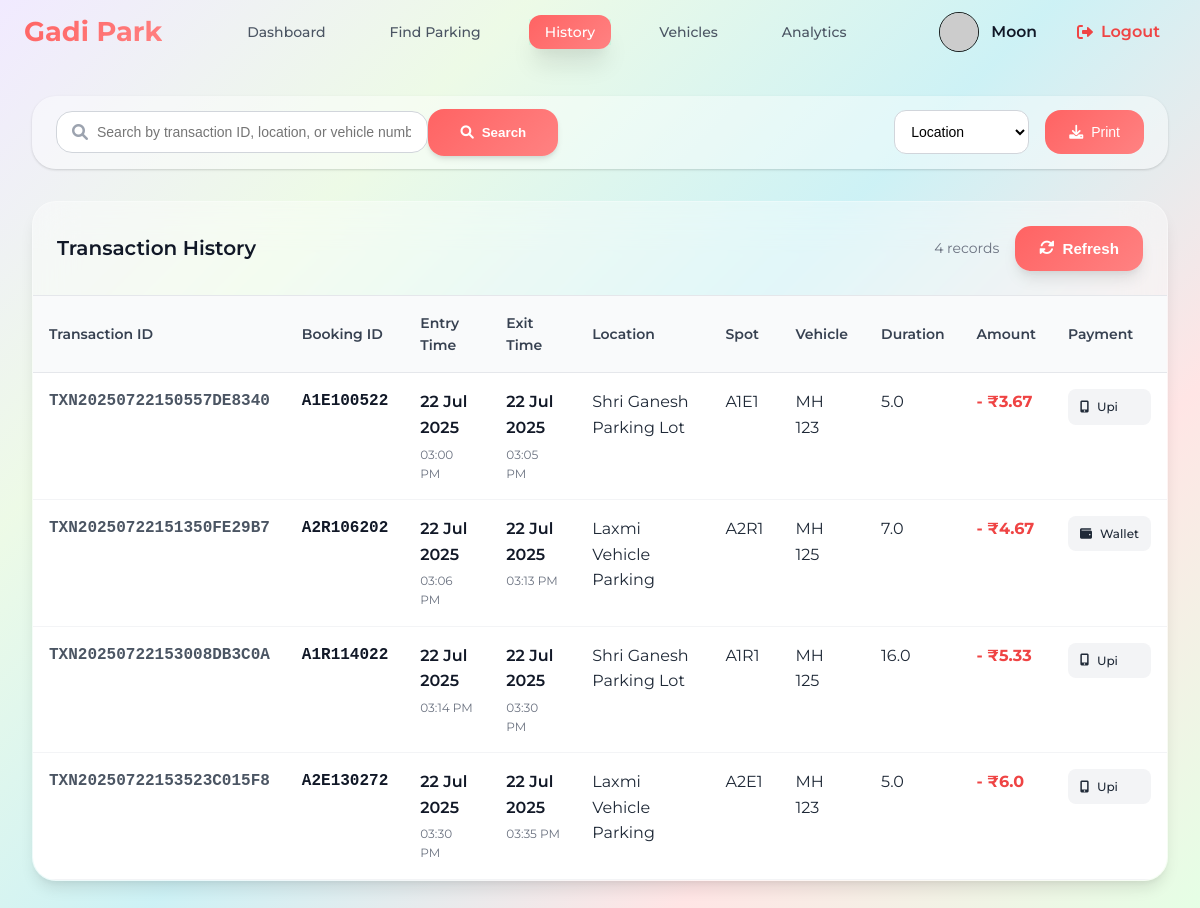
The app's page /history (signed in) with its own data.
### models/user.py (models this page shows, shortened)
class User(db.Model):
    __tablename__ = 'users'
    id=db.Column(db.Integer,primary_key=True)
    username=db.Column(db.String(80),unique=True,nullable=False)
    password_hash=db.Column(db.String(128),nullable=False)
    full_name=db.Column(db.String(80),nullable=True)
    is_admin=db.Column(db.Boolean,default=False)
    wallet_balance=db.Column(db.Float,default=0.00)
    total_parkings=db.Column(db.Integer,default=0)
    total_spendings=db.Column(db.Float,default=0)
    registration_date=db.Column(db.DateTime,default=db.func.current_timestamp())

### models/history.py (models this page shows)
class History(db.Model):
    __tablename__='history'
    id = db.Column(db.Integer, primary_key=True)
    user_id = db.Column(db.Integer, db.ForeignKey('users.id'), nullable=False)
    vehicle_id = db.Column(db.Integer, db.ForeignKey('vehicles.id'), nullable=False)
    lot_id = db.Column(db.Integer, db.ForeignKey('parking_lots.id'), nullable=False)
    spot_id = db.Column(db.Integer, db.ForeignKey('parking_spots.id'), nullable=False)
    entry_time = db.Column(db.DateTime, nullable=False, default=datetime.utcnow)
    exit_time = db.Column(db.DateTime, nullable=True)
    booking_id = db.Column(db.String(100), nullable=False)
    transaction_id = db.Column(db.String(100), nullable=False)
    total_amount_paid = db.Column(db.Float, nullable=False)
    duration = db.Column(db.Float, nullable=True)
    payment_method = db.Column(db.String(50), nullable=True)
    is_ev_spot = db.Column(db.Boolean, nullable=False, default=False)

### models/parking_lot.py (models this page shows, shortened)
class ParkingLot(db.Model):
    __tablename__ = 'parking_lots'
    id = db.Column(db.Integer, primary_key=True)
    name= db.Column(db.String(80), unique=True, nullable=False)
    address = db.Column(db.String(200), nullable=False)
    pincode = db.Column(db.String(10), nullable=False)
    hourly_rate = db.Column(db.Float, nullable=False)
    total_spots = db.Column(db.Integer, nullable=False)
    occupied_regular_spots = db.Column(db.Integer, default=0)
    occupied_ev_spots = db.Column(db.Integer, default=0)
    ev_spots = db.Column(db.Integer, default=0)
    ev_charging_rate = db.Column(db.Float, nullable=True)
    opening_time = db.Column(db.String(10), nullable=True)
    closing_time = db.Column(db.String(10), nullable=True)
    is_24_hours = db.Column(db.Boolean, default=False)
    description = db.Column(db.String(200), nullable=True)

### models/parking_spot.py (models this page shows, shortened)
class ParkingSpot(db.Model):
    __tablename__ = 'parking_spots'
    id=db.Column(db.Integer, primary_key=True)
    lot_id=db.Column(db.Integer, db.ForeignKey('parking_lots.id'), nullable=False)
    spot_number=db.Column(db.String(50), nullable=False)
    is_ev_spot=db.Column(db.Boolean, default=False)
    status=db.Column(db.String(50), default='available')

### models/vehicle.py (models this page shows, shortened)
class Vehicle(db.Model):
    __tablename__ = 'vehicles'
    id = db.Column(db.Integer, primary_key=True)
    user_id = db.Column(db.Integer, db.ForeignKey('users.id'), nullable=False)
    type = db.Column(db.String(50), nullable=False)
    model = db.Column(db.String(50),nullable=False)
    registration_number = db.Column(db.String(20),nullable=False,unique=True)
    is_ev= db.Column(db.Boolean,default=False)

### routes/user_activity.py (the view, shortened to what this page needs)
@user_activity_bp.route('/history')
@login_required
@user_required
def history():
    user=User.query.get(session.get('user_id'))
    history=History.query.filter_by(user_id=user.id).all()
    search=request.args.get('search','').strip()
    search_filter=request.args.get('search_filters')
    if search_filter=='transaction_id':
        history=History.query.filter(History.transaction_id.ilike(f'%{search}%')).all()
    if search_filter=='booking_id':
        history=History.query.filter(History.booking_id.ilike(f'%{search}%')).all()
    vehicles=Vehicle.query.all()
    spots=ParkingSpot.query.all()
    lots=ParkingLot.query.all()
    return render_template('history.html',history=history,vehicles=vehicles,spots=spots,lots=lots,user=user)

### Templates/history.html (shortened to what this page needs)
{% extends "base.html" %}
{% block style %}
<link rel="stylesheet" href="{{url_for('static',filename='css/history.css')}}">
<link rel="stylesheet" href="{{url_for('static',filename='css/base.css')}}">
<link rel="stylesheet" href="https://cdnjs.cloudflare.com/ajax/libs/font-awesome/6.0.0/css/all.min.css">
{% endblock %}
{% block content %}
{% include "user_navbar.html" %}
<div class="history-container">
    <div class="search-section">
        <form action="{{url_for('user_activity.history')}}" method="get">
            <div class="search-container">
                <div class="search-box">
                    <i class="fas fa-search"></i>
                    <input type="text" id="history-search" placeholder="Search by transaction ID, location, or vehicle number..." name="search" required>
                </div>
                    <button type="submit" class="search-btn">
                            <i class="fas fa-search"></i>
                                Search
                    </button>
                <div class="filter-controls">
                    <select id="date-filter" name="search_filters">
                        <option value="location">Location</option>
                    </select>
                    <button class="export-btn" onclick="window.print()">
                        <i class="fas fa-download"></i>
                        Print
                    </button>
                </div>
            </div>
        </form>
    </div>
    <div class="history-content ">
        {% if not history %}
        <div class="empty-state ">
            <div class="empty-icon">
                <i class="fas fa-history"></i>
            </div>
            <h3>No Parking History</h3>
            <p>You haven't completed any parking sessions yet</p>
        </div>
        {% else %}
        <div class="table-container">
            <div class="table-header">
                <h3>Transaction History</h3>
                <div class="table-actions">
                    <span class="record-count">{{ history|length  }} records</span>
                    <a href="{{url_for('user_activity.history')}}">
                        <button class=" btn-style" id="refresh-btn">
                            <i class="fas fa-sync-alt"></i>
                            Refresh
                        </button>
                    </a>
                </div>
            </div>
            <table class="table">
                <thead>
                    <tr>
                        <th> Transaction ID</th>
                        <th> Booking ID</th>
                        <th> Entry Time</th>
                        <th> Exit Time</th>
                        <th> Location</th>
                        <th> Spot</th>
                        <th> Vehicle</th>
                        <th> Duration</th>
                        <th> Amount</th>
                        <th> Payment</th>
                    </tr>
                </thead>
                <tbody>
                    {% for h in history %}
                    <tr class="row">
                        <td class="transaction-id">{{ h.transaction_id }}</td>
                        <td class="booking-id">{{ h.booking_id  }}</td>
                        <td class="entry-time">
                            <div class="time-info">
                                <span class="date">{{ h.entry_time.strftime('%d %b %Y')  }}</span>
                                <span class="time">{{ h.entry_time.strftime('%I:%M %p')}}</span>
                            </div>
                        </td>
                        <td class="exit-time">
                            <div class="time-info">
                                <span class="date">{{ h.exit_time.strftime('%d %b %Y')  }}</span>
                                <span class="time">{{ h.exit_time.strftime('%I:%M %p')  }}</span>
                            </div>
                        </td>
                        <td>
                            {% for lot in lots %}
                                {% if lot.id == h.lot_id %}
                                    {{ lot.name }}
                                {% endif %}
                            {% endfor %}
                        </td>
                        <td>
                            {% for spot in spots %}
                                {% if spot.id == h.spot_id %}
                                    {{ spot.spot_number }}
                                {% endif %}
                            {% endfor %}
                        </td>
                        <td>
                            {% for vehicle in vehicles %}
                                {% if vehicle.id == h.vehicle_id %}
                                    {{ vehicle.registration_number }}
                                {% endif %}
                            {% endfor %}
                        </td>
                        <td >
                           {{ h.duration }}
                        </td>
                        <td class="amount">
                            <span class="amount-value">- ₹{{ h.total_amount_paid}}</span>
                        </td>
                        <td class="payment-method">
                            <span class="payment-badge">
                                {% if h.payment_method == 'card' %}
                                    <i class="fas fa-credit-card"></i>
                                {% elif h.payment_method == 'UPI' %}
                                    <i class="fas fa-mobile-alt"></i>
                                {% elif h.payment_method == 'wallet' %}
                                    <i class="fas fa-wallet"></i>
                                {% else %}
                                    <i class="fas fa-money-bill"></i>
                                {% endif %}
                                {{ h.payment_method.title()  }}
                            </span>
                        </td>
                    </tr>
                    {% endfor %}
                </tbody>
            </table>
        </div>
        {% endif %}
    </div>
</div>
{% endblock %}

### Templates/user_navbar.html
{%extends "base.html" %}
{%block style%}
<link rel="stylesheet" href="{{url_for('static',filename='css/user_navbar.css')}}">
{%endblock%}
{%block content %}
{% set current_path = request.path %}
<nav class="top-navbar">
        <div class="nav-container">
            <div class="logo">
                <h2>Gadi Park</h2>
            </div>
            <ul class="nav-links">
                <li class="{% if current_path == url_for('user.user_dashboard')%}active{%endif%}"><a href="{{ url_for('user.user_dashboard') }}">Dashboard</a></li>
                <li class="{% if current_path == url_for('user.find_parking')%}active{%endif%}"><a href="{{ url_for('user.find_parking') }}">Find Parking</a></li>
                <li class="{% if current_path == url_for('user_activity.history')%}active{%endif%}"><a href="{{url_for('user_activity.history')}}">History</a></li>
                <li class="{% if current_path == url_for('user.vehicle')%}active{%endif%}"><a href="{{url_for('user.vehicle')}}">Vehicles</a></li>
                <li class="{% if current_path == url_for('user.user_charts')%}active{%endif%}"><a href="{{url_for('user.user_charts')}}">Analytics</a></li>
            </ul>
            <div class="user-actions">
                <a href="{{url_for('profile.profile')}}">
                    <div class="user-profile">
                        <div class="profile-avatar">
                            <img src="https://api.dicebear.com/9.x/open-peeps/svg?seed={{ username }}&backgroundColor=transparent&radius=50"alt="Profile Avatar"class="profile-avatar"/>
                        </div>
                        <span class="user-name">{{ user.full_name }}</span>
                    </div>
                </a>
                <a href="{{url_for('auth.logout')}}" class="logout-btn">
                    <i class="fas fa-sign-out-alt"></i>
                    <span>Logout</span>
                </a>
            </div>
        </div>
    </nav>
{%endblock%}

### Static/css/history.css (style rules this page uses)
.history-container { max-width: 1400px; margin: 0 auto; padding: 2rem; }
.search-section { background: rgba(255, 255, 255, 0.4); border-radius: var(--radius-xl); padding: 0.8rem 1.5rem; margin-bottom: 2rem; box-shadow: var(--shadow); }
.export-btn { display: flex; align-items: center; gap: 0.5rem; padding: 0.875rem 1.5rem; background: var(--main-gradient); color: var(--white); border: none; border-radius: var(--radius-lg); cursor: pointer; font-weight: 500; transition: var(--transition); font-size: 0.875rem; }
.table-actions a { text-decoration: none; }
.record-count { color: var(--gray-500); font-size: 0.875rem; }
.transaction-id,.booking-id { font-family: 'Courier New', monospace; font-weight: 600; color: var(--gray-600); }
.time-info { display: flex; flex-direction: column; gap: 0.25rem; }
.time-info .date { font-weight: 600; color: var(--gray-900); }
.time-info .time { font-size: 0.75rem; color: var(--gray-500); }
.amount-value { font-weight: 700; color: var(--occupied-color); font-size: 1rem; }
.payment-badge { display: flex; align-items: center; gap: 0.5rem; background: var(--gray-100); padding: 0.5rem 0.75rem; border-radius: var(--radius); font-size: 0.75rem; font-weight: 500; }

### Static/css/user_navbar.css (style rules this page uses)
.top-navbar { top: 0; left: 0; right: 0; z-index: 1000; }
.nav-container { width: 1200px; margin: 0 auto; padding: 0 1.5rem; display: flex; align-items: center; justify-content: space-between; height: 64px; }
.logo h2 { background: var(--main-gradient); -webkit-text-fill-color: transparent; background-clip: text; font-size: 1.7rem; font-weight: 700; cursor: pointer; }
.nav-links { display: flex; list-style: none; gap: 2rem; align-items: center; }
.nav-links a { color: var(--gray-600); text-decoration: none; font-weight: 500; font-size: 0.875rem; padding: 0.5rem 1rem; border-radius: var(--radius-md); transition: var(--transition); }
.nav-links li:hover a,.nav-links li.active a { background: var(--main-gradient); color: white; font-size: 0.879rem; box-shadow: var(--shadow-xl); }
.user-actions { display: flex; align-items: center; gap: 1rem; }
.user-actions a { text-decoration: none; }
.user-profile { display: flex; align-items: center; gap: 0.75rem; cursor: pointer; padding: 0.5rem; border-radius: var(--radius-md); transition: var(--transition); }
.profile-avatar { width: 2.5rem; height: 2.5rem; border-radius: 50%; display: flex; align-items: center; justify-content: center; border: 1px solid rgba(0, 0, 0, 0.637); transition: var(--transition); }
.user-name { font-weight: 600; font-size: 0.975rem; color: var(--gray-900); }
.logout-btn { display: flex; align-items: center; gap: 0.5rem; padding: 0.75rem 1rem; color: #ef4444; text-decoration: none; border-radius: var(--radius-xl); transition: var(--transition); font-weight: 600; }

### records on screen
User: full_name "Moon"
History: transaction_id "TXN20250722150557DE8340", booking_id "A1E100522", entry_time "22 Jul 2025", entry_time "03:00 PM", exit_time "22 Jul 2025", exit_time "03:05 PM", duration "5.0", total_amount_paid "3.67", payment_method "Upi"
ParkingLot: name "Shri Ganesh Parking Lot"
ParkingSpot: spot_number "A1E1"
Vehicle: registration_number "MH 123"
History: transaction_id "TXN20250722151350FE29B7", booking_id "A2R106202", entry_time "22 Jul 2025", entry_time "03:06 PM", exit_time "22 Jul 2025", exit_time "03:13 PM", duration "7.0", total_amount_paid "4.67", payment_method "Wallet"
ParkingLot: name "Laxmi Vehicle Parking"
ParkingSpot: spot_number "A2R1"
Vehicle: registration_number "MH 125"
History: transaction_id "TXN20250722153008DB3C0A", booking_id "A1R114022", entry_time "22 Jul 2025", entry_time "03:14 PM", exit_time "22 Jul 2025", exit_time "03:30 PM", duration "16.0", total_amount_paid "5.33", payment_method "Upi"
ParkingSpot: spot_number "A1R1"
History: transaction_id "TXN20250722153523C015F8", booking_id "A2E130272", entry_time "22 Jul 2025", entry_time "03:30 PM", exit_time "22 Jul 2025", exit_time "03:35 PM", duration "5.0", total_amount_paid "6.0", payment_method "Upi"
ParkingSpot: spot_number "A2E1"

### other values on screen
{{ history|length }} "4"
